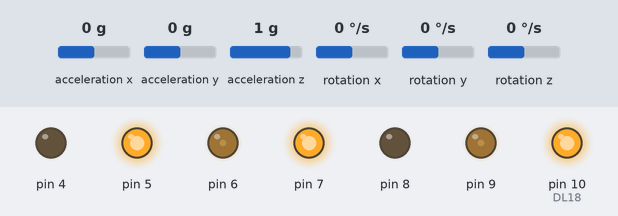
Bench run of a sketch on a simulated Arduino Uno, built with avr-gcc and run on an emulated ATmega328P. Shown: output pins drawn as LEDs (lit = HIGH). The test bench sets the inputs (shaded band); at power-on: acceleration x 0 g, acceleration y 0 g, acceleration z 1 g, rotation x 0 °/s, rotation y 0 °/s, rotation z 0 °/s. What the sketch prints to the serial monitor is not drawn.

Above: at 1.5 s.
1.6 s: acceleration x set to -0.3 g
At 3.9 s:
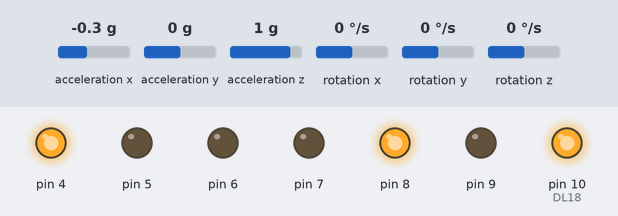
4.6 s: acceleration x set to -1.4 g
At 5.3 s:
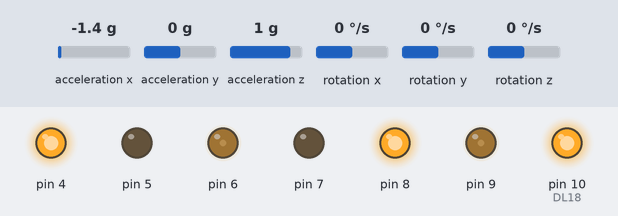
6.2 s: acceleration x set to 0.8 g
At 7.3 s:
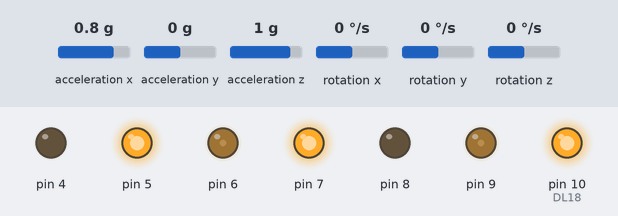
8.0 s: acceleration x set to -0.8 g
At 9.5 s:
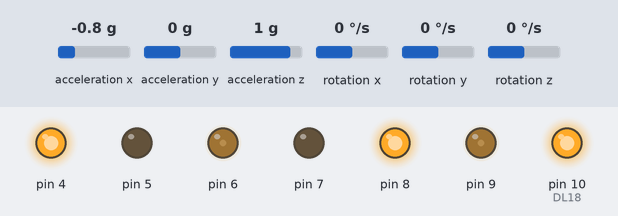
Timing chart, 0 to 10.7 s (numbered marks = the images above; inputs shaded):
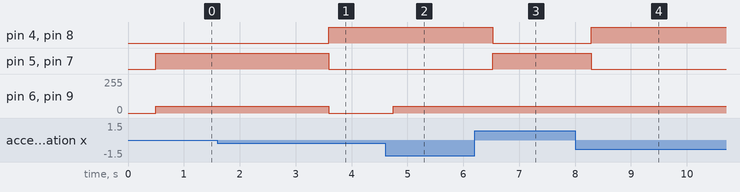

Measured:
- the behaviour switches between -0.1 and -0.2 g on acceleration x (found by bisection; images 0 and 1)
- after the input at 1.6 s, pin 4, pin 8: LOW → HIGH after 2.0 s; pin 5, pin 7: HIGH → LOW after 2.0 s; pin 6, pin 9: 50/255 → 0/255 after 2.0 s
- after the input at 4.6 s, pin 6, pin 9: 0/255 → 50/255 after 0.14 s
- after the input at 6.2 s, pin 4, pin 8: HIGH → LOW after 0.33 s; pin 5, pin 7: LOW → HIGH after 0.33 s
- after the input at 8.0 s, pin 4, pin 8: LOW → HIGH after 0.29 s; pin 5, pin 7: HIGH → LOW after 0.29 s

The sketch:

Code_02.ino
```cpp
#include "I2Cdev.h"
#include "MPU6050.h"
#include "Wire.h"
MPU6050 mpu;
int16_t ax, ay, az;
int16_t gx, gy, gz;
int valx , valy , valz;
char rd;
int prevVal;
int pin11 = 11 , pin10 = 10 ;
int val1 , val2 ;
int valgy1 = 0 , valgy2 = 0;
byte countS = 0; //03
int recOmegaI[10]; //05
int omegaI = 0;
int zeromegaI = 0;//06
long thetaI = 0; //07
long sumPower = 0; //08
long sumSumP = 0; //09
const int kAngle = 50; //10
const int kOmega = 500; //11
const long kSpeed = 60; //12
const long kDistance = 20; //13
long powerScale; //14
int power; //15
long vE5 = 0; //16
long xE5 = 0; //17
int ry; //DL2
long R; //DL3
void setup () { //18
Wire.begin();
Serial.begin(38400);
pinMode(4, OUTPUT); //20
pinMode(5, OUTPUT); //20-a
pinMode(6, OUTPUT); //21
pinMode(7, OUTPUT);
pinMode(8, OUTPUT);
pinMode(9, OUTPUT);
for ( int i = 0 ; i < 10 ; i++ ) { recOmegaI[i] = 0; } //25 ("int" is added instead of line 2 omitted.)
pinMode(10, OUTPUT); //DL18 (These 8 lines, DL18-DL25, are added in this version.)
digitalWrite(10, HIGH); //DL19
Serial.println("Initialize MPU");
mpu.initialize();
Serial.println(mpu.testConnection() ? "Connected" : "Connection failed");

delay(300); //26
// training(); // (This line is omitted in this version.)
// MsTimer2::set(5, chkAndCtl); // (This line is omitted in ver.2.0 and the later.)
// MsTimer2::start(); // (This line is omitted in ver.2.0 and the later.)
} //30
void loop () { //31
chkAndCtl(); // NL1 (This line is added in ver.2.0 and the later.)
if ( power > 0 ) { //32
analogWrite( 6, power );
digitalWrite( 5, HIGH );
digitalWrite( 4, LOW ); //35
analogWrite( 9, power );
digitalWrite( 7, HIGH );
digitalWrite( 8, LOW );
} else {
analogWrite( 6, - power ); //40
digitalWrite( 5, LOW );
digitalWrite( 4, HIGH );
analogWrite( 9, - power );
digitalWrite( 7, LOW );
digitalWrite( 8, HIGH ); //45
}
// delayMicroseconds(3600); // NL2 (This is omitted in this version.)
Serial.println(power) ;
}
//void training(){ //48 (These 7 lines, 48-54, are omitted in this version.)
// delay (1000);
// for ( i = 0 ; i < 500 ; i++ ){ //50
// zeroOmegaI = zeroOmegaI + analogRead(A5);
// }
// zeroOmegaI = zeroOmegaI / i;
//} //54
void chkAndCtl() { //55
// omegaI = 0; // NL3 (These 6 lines, NL3-NL8, are omitted in this version.)
// for ( i = 0 ; i < 10 ; i++ ) { //NL4
// omegaI = omegaI + analogRead(A5) - zeroOmegaI; //NL5
// delayMicroseconds(10); //NL6
// } //NL7
// omegaI = omegaI / 10; //NL8
//DL26 (These 7 lines, DL26-DL32, are added in this version.)
zeromegaI=0;
for ( int i = 0 ; i < 45 ; i++ ) { //DL27 ("int" is added instead of line 2 omitted.)
mpu.getMotion6(&ax, &ay, &az, &gx, &gy, &gz);
valx = map(ax, -17000, 17000, 0, 179) -70;
zeromegaI = valx + zeromegaI;
Serial.println(power) ;
Serial.println(valx) ;

delayMicroseconds(90); //DL30
} //DL31
omegaI = zeromegaI/45 ; //DL32
// omegaI = analogRead(A5) - zeroOmegaI; //56 (This line is omitted in ver.2.0 and the later.)
if ( abs( omegaI ) < 8 ) { omegaI = 0; } //57 (The lower bound is less than 2 in this version.)
recOmegaI[0] = omegaI;
thetaI = thetaI + omegaI;
countS = 0; //60
for ( int i = 0 ; i < 10 ; i++ ) { // ("int" is added instead of line 2 omitted.)
if ( abs( recOmegaI[i] ) < 4 ) { countS++; } //62 (The lower bound is less than 4 in this version.)
}
if ( countS > 9 ) {
thetaI = 0; //65
vE5 = 0;
xE5 = 0;
sumPower = 0;
sumSumP = 0;
} //70
for ( int i = 9 ; i > 0 ; i-- ) { recOmegaI[ i ] = recOmegaI[ i-1 ]; } // ("int" is added instead of line 2 omitted.)
powerScale = ( kAngle * thetaI / 100 ) + ( kOmega * omegaI / 100 ) + ( kSpeed * vE5 / 1000 ) + ( kDistance
* xE5 / 1000 ); //72
power = max ( min ( 95 * powerScale / 100 ,50 ) , -50 );
if (power>0){power+30;}
if (power<0){power-30;}
sumPower = sumPower + power;
sumSumP = sumSumP + sumPower; //75
vE5 = sumPower; //76a
xE5 = sumSumP / 1000; } //78
```
